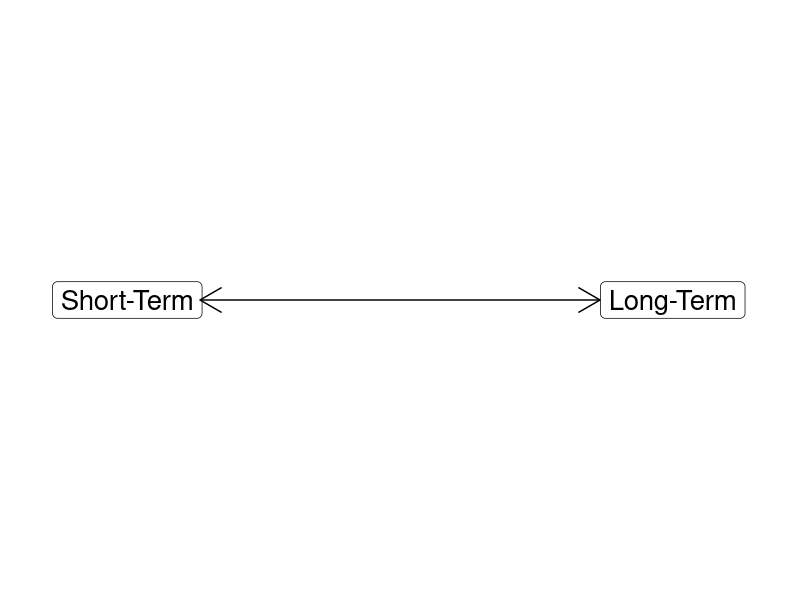
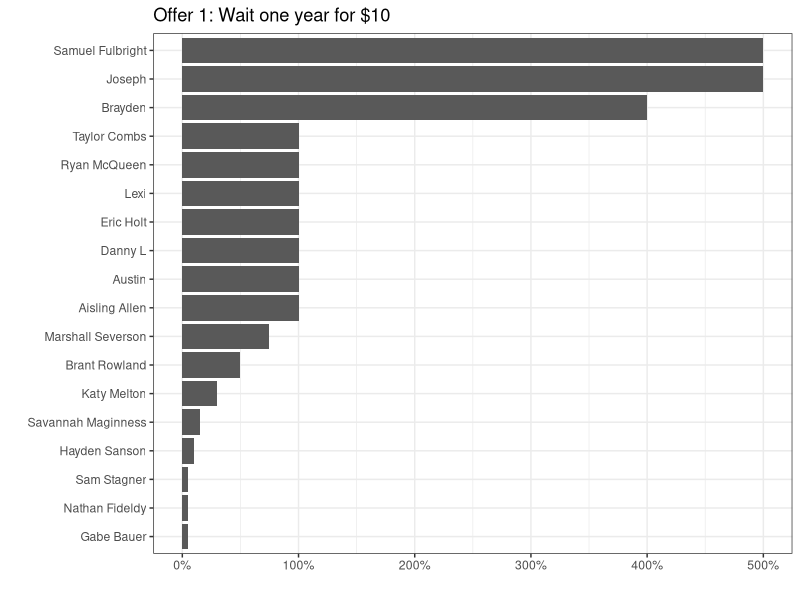
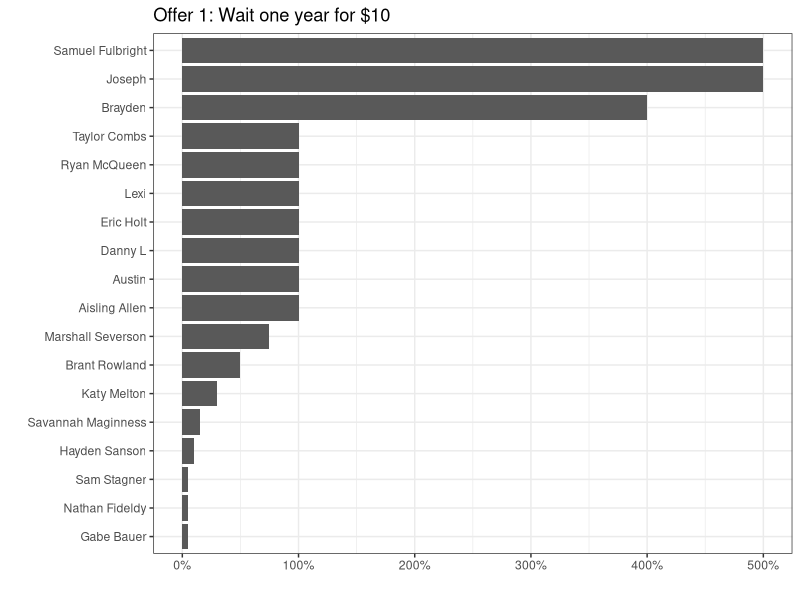
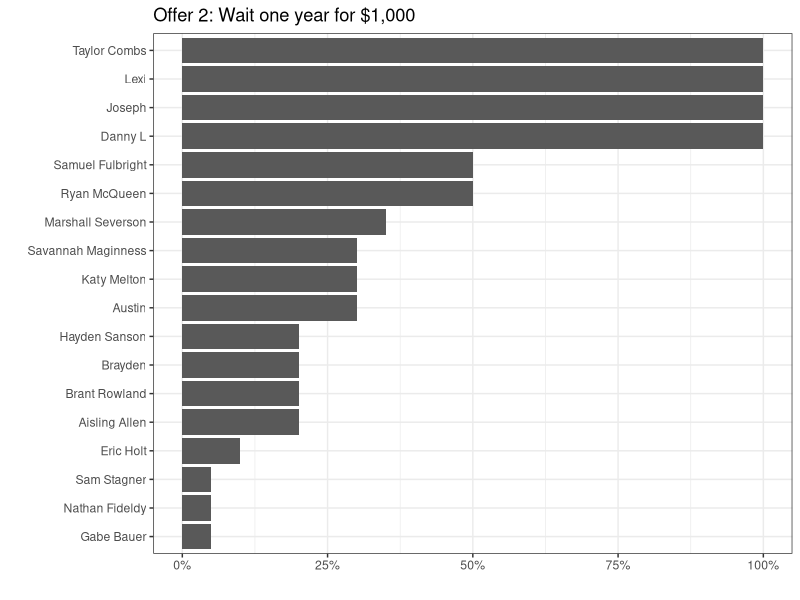
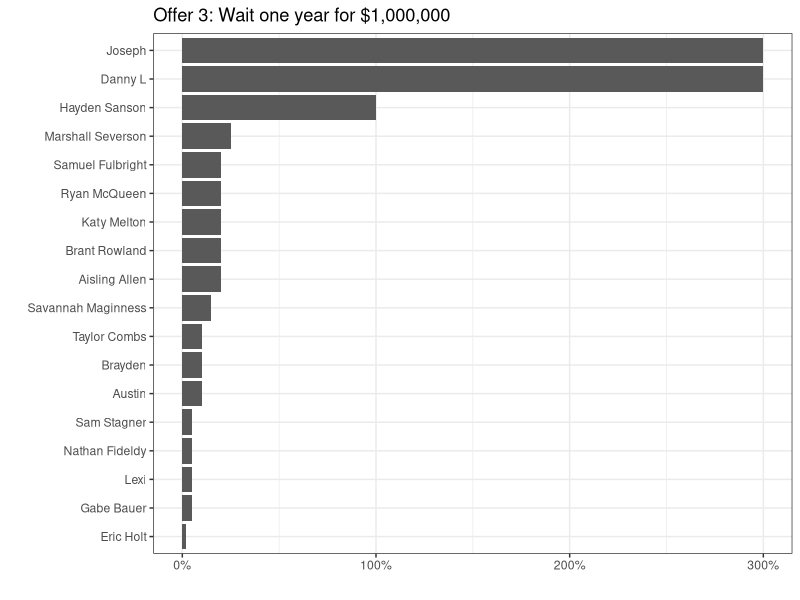
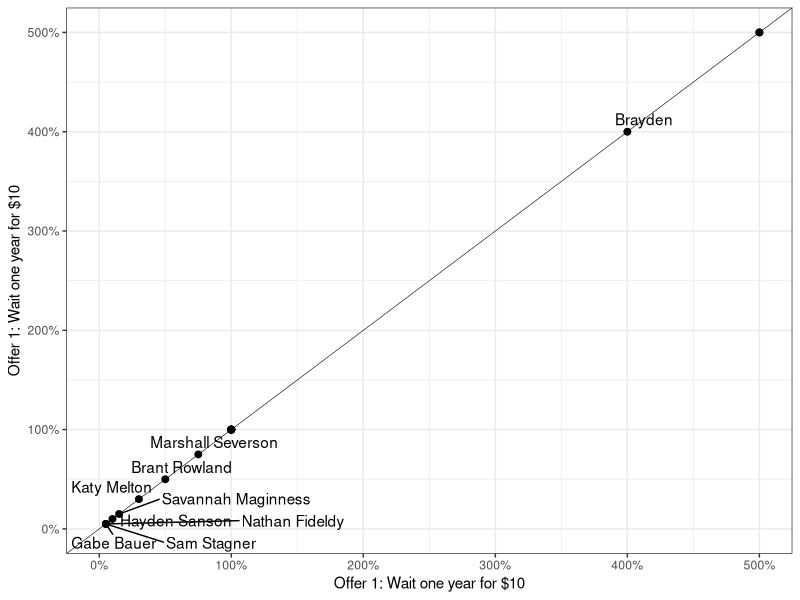
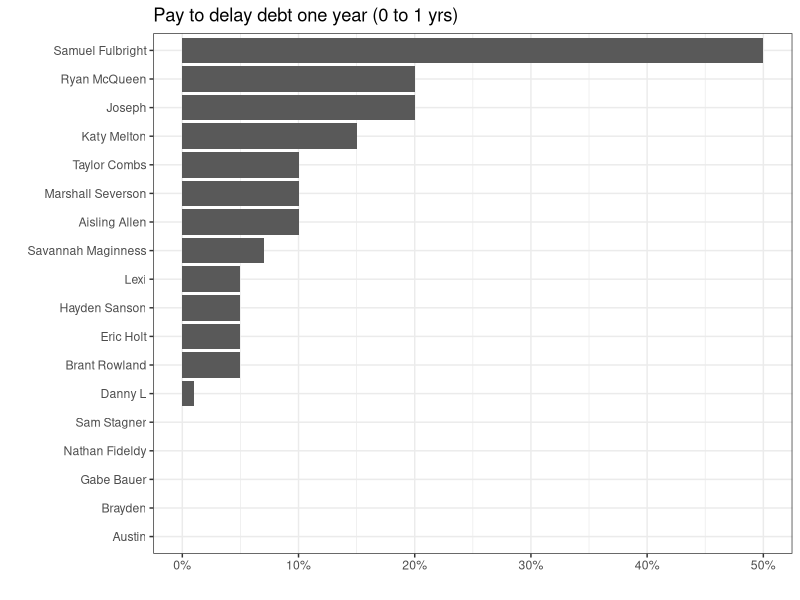
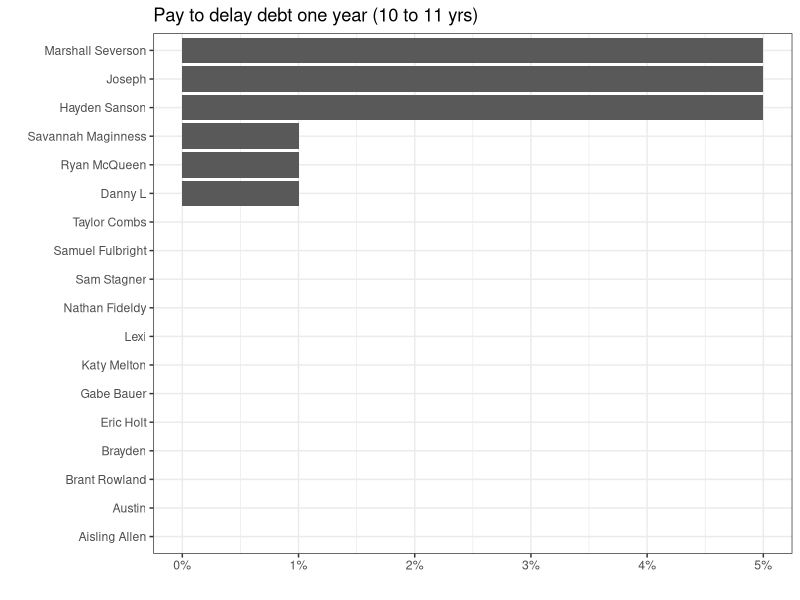

Source code (R) for these figures, in order:
## ---- chunk 1
library(tidyverse)
library(kableExtra)
library(readxl)
library(gganimate)
## ---- chunk 2
## Manual Dimension
d1 <- tibble(
  x = c(-3, 3),
  y = c(1, 1),
  labels = c("Short-Term", "Long-Term")
)

ggplot(data = d1, aes(x = x, y = y)) +
  geom_point(size = 8) +
  theme_void() +
  coord_cartesian(xlim = c(-4, 4)) +
  geom_label(aes(label = labels), size = 7) +
  annotate("segment", x = -2.2, xend = 2.2, y = 1, yend = 1, arrow = arrow(ends = "both"))
## ---- chunk 3
# Import the Data (Fake data SP23)
d <- read_csv("CLASS_DATA-Estimating your Discount Rate (Spring 2025).csv") |>
  select(name = `Name?`,
         benefit1 = `Benefit 1 ($10): What is the smallest amount of interest I would have to pay you to get you to wait one year for the money? (%)`,
         benefit2 = `Benefit 2 ($1,000): What is the smallest amount of interest I would have to pay you to get you to wait one year for the money? (%)`,
         benefit3 = `Benefit 3 ($1 million): What is the smallest amount of interest I would have to pay you to get you to wait one year for the money? (%)`,
         cost1 = `Cost 1 ($1,000 due today): What is the maximum amount of interest YOU would be willing to pay to delay this bill by one year? (%)`,
         cost2 = `Cost 2 ($1,000 due in ten years): What is the maximum amount of interest YOU would be willing to pay to delay this bill by one year? (%)`,
         cost3 = `Cost 3 ($1,000 due in 50 years): What is the maximum amount of interest YOU would be willing to pay to delay this bill by one year? (%)`)

# Convert % to interest in dollars
d2 <- d |>
  mutate(
    benefit1_usd = (benefit1/100) * 10,
    benefit2_usd = (benefit2/100) * 1000,
    benefit3_usd = (benefit3/100) * 1000000,
    cost1_usd = (cost1/100) * 1000,
    cost2_usd = (cost2/100) * 1000,
    cost3_usd = (cost3/100) * 1000
  )
  
## ---- chunk 4
# Outputs
# bars of choice 1
d |>
  ggplot(aes(x = benefit1, y = reorder(name, benefit1))) +
  geom_col() +
  labs(x = "", y = "",
       title = "Offer 1: Wait one year for $10") +
  theme_bw() +
  scale_x_continuous(labels = scales::percent_format(scale = 1))
## ---- chunk 5
d |>
  ggplot(aes(x = benefit1, y = reorder(name, benefit1))) +
  geom_col() +
  labs(x = "", y = "",
       title = "Offer 1: Wait one year for $10") +
  theme_bw() +
  scale_x_continuous(labels = scales::percent_format(scale = 1))
## ---- chunk 6
d |>
  ggplot(aes(x = benefit2, y = reorder(name, benefit2))) +
  geom_col() +
  labs(x = "", y = "",
       title = "Offer 2: Wait one year for $1,000") +
  theme_bw() +
  scale_x_continuous(labels = scales::percent_format(scale = 1))
## ---- chunk 7
d |>
  ggplot(aes(x = benefit3, y = reorder(name, benefit3))) +
  geom_col() +
  labs(x = "", y = "",
       title = "Offer 3: Wait one year for $1,000,000") +
  theme_bw() +
  scale_x_continuous(labels = scales::percent_format(scale = 1))
## ---- chunk 8
max1 <- max(d$benefit1, d$benefit2, d$benefit3)

d |>
  ggplot(aes(x = benefit1, y = benefit1)) +
  ggrepel::geom_text_repel(aes(label = name), nudge_y = .2) +
  geom_point(size = 2) +
  theme_bw() +
  scale_x_continuous(labels = scales::percent_format(scale = 1), limits = c(0, max1)) +
  scale_y_continuous(labels = scales::percent_format(scale = 1), limits = c(0, max1)) +
  labs(x = "Offer 1: Wait one year for $10", y = "Offer 1: Wait one year for $10") +
  geom_abline(intercept = 0, slope = 1, linewidth = .2)
## ---- chunk 9
# Offer 1 x offer 2 x offer 3
d |>
  mutate(
    extra_benefit1 = benefit1
  ) |>
  pivot_longer(cols = benefit1:benefit3, names_to = "Scenario", values_to = "Values") |>
  mutate(
    Scenario = case_when(
      Scenario == "benefit1" ~ "Offer 1: Wait for $10",
      Scenario == "benefit2" ~ "Offer 2: Wait for $1,000",
      Scenario == "benefit3" ~ "Offer 3: Wait for $1,000,000"
    )
  ) |>
  ggplot(aes(x = extra_benefit1, y = Values)) +
  geom_text(aes(label = name)) +
  #ggrepel::geom_text_repel(aes(label = name)) +
  geom_point(color = "white", size = 0) +
  theme_bw() +
  scale_x_continuous(labels = scales::percent_format(scale = 1), limits = c(0, max1)) +
  scale_y_continuous(labels = scales::percent_format(scale = 1), limits = c(0, max1)) +
  geom_abline(intercept = 0, slope = 1, linewidth = .2) +
  transition_states(Scenario) +
  #shadow_mark(color = "grey") +
  labs(x = "Offer 1: Wait one year for $10", y = "{closest_state}")
## ---- chunk 10
# bars of cost1
d |>
  ggplot(aes(x = cost1, y = reorder(name, cost1))) +
  geom_col() +
  labs(x = "", y = "",
       title = "Pay to delay debt one year (0 to 1 yrs)") +
  theme_bw() +
  scale_x_continuous(labels = scales::percent_format(scale = 1))
## ---- chunk 11
# bars of cost1
d |>
  ggplot(aes(x = cost2, y = reorder(name, cost2))) +
  geom_col() +
  labs(x = "", y = "",
       title = "Pay to delay debt one year (10 to 11 yrs)") +
  theme_bw() +
  scale_x_continuous(labels = scales::percent_format(scale = 1))
## ---- chunk 12
# bars of choice 3
d |>
  ggplot(aes(x = cost3, y = reorder(name, cost3))) +
  geom_col() +
  labs(x = "", y = "",
       title = "Pay to delay debt one year (50 to 51 yrs)") +
  theme_bw() +
  scale_x_continuous(labels = scales::percent_format(scale = 1))
## ---- chunk 13
# Offer 1 x offer 2 x offer 3
max2 <- max(d$cost1, d$cost2, d$cost3)

d |>
  mutate(
    extra_cost1 = cost1
  ) |>
  pivot_longer(cols = cost1:cost3, names_to = "Scenario", values_to = "Values") |>
  mutate(
    Scenario = case_when(
      Scenario == "cost1" ~ "Debt 1: Delay 0 to 1 years",
      Scenario == "cost2" ~ "Debt 2: Delay 10 to 11 years",
      Scenario == "cost3" ~ "Debt 3: Delay 50 to 51 years"
    )
  ) |>
  ggplot(aes(x = extra_cost1, y = Values)) +
  geom_text(aes(label = name)) +
  #ggrepel::geom_text_repel(aes(label = name)) +
  geom_point(color = "white", size = 0) +
  theme_bw() +
  scale_x_continuous(labels = scales::percent_format(scale = 1), limits = c(0, max2)) +
  scale_y_continuous(labels = scales::percent_format(scale = 1), limits = c(0, max2)) +
  geom_abline(intercept = 0, slope = 1, linewidth = .2) +
  transition_states(Scenario) +
  #shadow_mark(color = "grey") +
  labs(x = "Debt 1: Delay 1 to 2 years", y = "{closest_state}")
